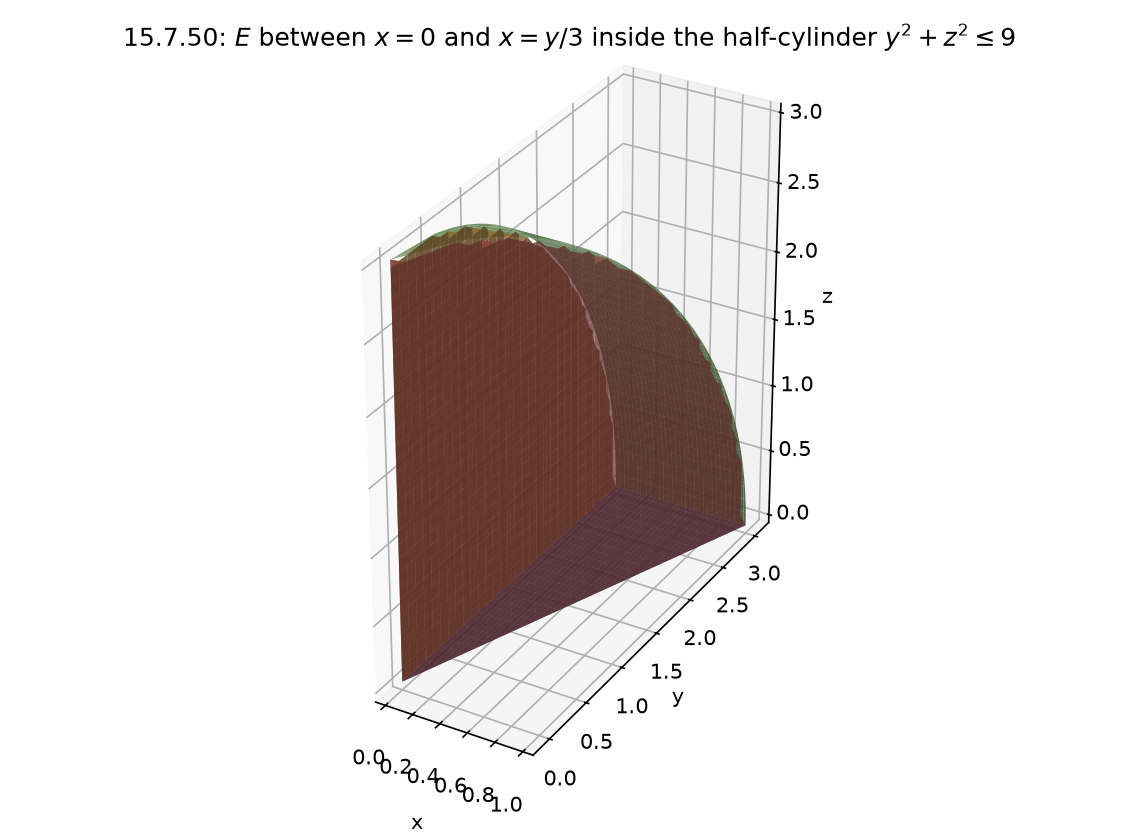

Source code (Python):
"""3D sketch of the solid E for problem 15.7.50.

E: first octant, y^2 + z^2 <= 9, 0 <= x <= y/3.
Surfaces: half-cylinder y = sqrt(9 - z^2) (0 <= z <= 3),
triangle in the yz-plane (x = 0), the plane x = y/3, and z = 0.
"""
import numpy as np
import matplotlib
matplotlib.use("Agg")
import matplotlib.pyplot as plt
from mpl_toolkits.mplot3d import Axes3D  # noqa: F401

fig = plt.figure(figsize=(7.6, 5.6))
ax = fig.add_subplot(111, projection="3d")

# 1) half-cylinder y = sqrt(9 - z^2), 0 <= z <= 3, 0 <= x <= y/3
zg = np.linspace(0, 3, 60)
xg = np.linspace(0, 1, 60)
ZG, XG = np.meshgrid(zg, xg)
YG = np.sqrt(np.maximum(9 - ZG**2, 0.0))
XG = np.minimum(XG, YG / 3.0)  # clip to x <= y/3
ax.plot_surface(XG, YG, ZG, color="#7fb069", alpha=0.85, rstride=2, cstride=2)

# 2) triangle in the plane x = 0: 0 <= y <= 3, 0 <= z <= sqrt(9 - y^2)
yg, zg2 = np.meshgrid(np.linspace(0, 3, 60), np.linspace(0, 3, 60))
keep = (yg**2 + zg2**2) <= 9
zt = np.where(keep, np.sqrt(np.maximum(9 - yg**2, 0.0)), 0.0)
# build the triangle as the region 0 <= z <= sqrt(9-y^2)
zt2 = np.minimum(zg2, np.sqrt(np.maximum(9 - yg**2, 0.0)))
keep2 = (zg2 <= np.sqrt(np.maximum(9 - yg**2, 0.0)))
zt2 = np.where(keep2, zg2, np.nan)
xt = np.zeros_like(yg)
ax.plot_surface(xt, yg, zt2, color="#e0a04a", alpha=0.85)

# 3) plane x = y/3: parameterize by (y, z) with y^2 + z^2 <= 9, 0 <= y <= 3
yp, zp = np.meshgrid(np.linspace(0, 3, 60), np.linspace(0, 3, 60))
keep3 = (yp**2 + zp**2) <= 9
xp = np.where(keep3, yp / 3.0, np.nan)
ax.plot_surface(xp, yp, zp, color="#c0504d", alpha=0.7)

# 4) bottom quarter disk in z = 0
rp, tp = np.meshgrid(np.linspace(0, 3, 40), np.linspace(0, np.pi / 2, 40))
ypb = rp * np.cos(tp)
zpb = rp * np.sin(tp)
xp = np.full_like(ypb, 0.0)
# bottom: z=0, 0 <= y <= 3, 0 <= x <= y/3
yb2 = np.linspace(0, 3, 60)
xb2 = np.linspace(0, 1, 60)
YB, XB = np.meshgrid(yb2, xb2)
XB = np.minimum(XB, YB / 3.0)
ZB = np.zeros_like(XB)
ax.plot_surface(XB, YB, ZB, color="#4a6fa5", alpha=0.85)

ax.set_xlabel("x")
ax.set_ylabel("y")
ax.set_zlabel("z")
ax.set_title(rf"15.7.50: $E$ between $x=0$ and $x=y/3$ inside the half-cylinder $y^2+z^2\leq 9$")
ax.set_box_aspect((1.1, 3.0, 3.0))
fig.tight_layout()
fig.savefig("calculus-15.7.50/solution/part1_figure1.png", dpi=150)
print("saved figure 1")
